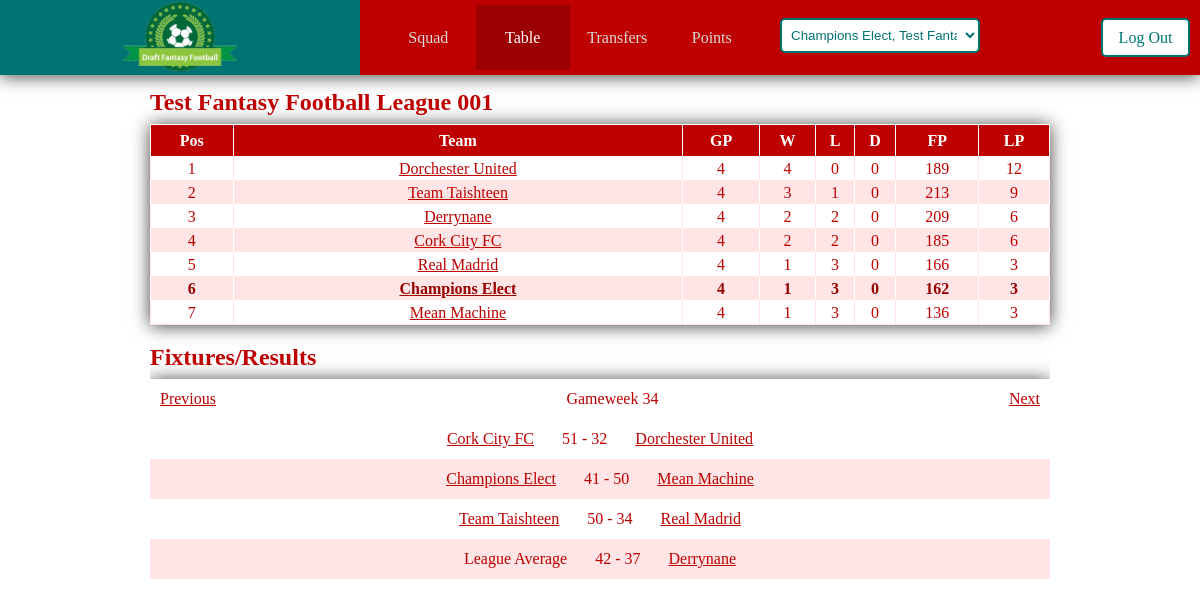
/index.php?table=true&squadid=42 (signed in), run on the app's committed database.
### tables this page shows
CREATE TABLE IF NOT EXISTS `fantasyleague` (
  `id` int(11) NOT NULL AUTO_INCREMENT,
  `name` varchar(50) NOT NULL,
  `password` varchar(20) NOT NULL,
  `draftDate` date NOT NULL,
  `draftTime` time NOT NULL,
  `draftSelectionTime` int(11) NOT NULL,
  `admin` int(11) NOT NULL,
  `status` int(11) NOT NULL DEFAULT '0',
  PRIMARY KEY (`id`)
);

CREATE TABLE IF NOT EXISTS `managersteam` (
  `id` int(11) NOT NULL AUTO_INCREMENT,
  `manager` int(11) NOT NULL,
  `league` int(11) NOT NULL,
  `name` varchar(50) NOT NULL,
  `jersey` int(11) NOT NULL,
  `colour1` int(11) NOT NULL,
  `colour2` int(11) NOT NULL,
  `w` int(11) NOT NULL,
  `l` int(11) NOT NULL,
  `d` int(11) NOT NULL,
  `totalPoints` int(11) NOT NULL,
  `fantasyPoints` int(11) NOT NULL,
  PRIMARY KEY (`id`)
);

CREATE TABLE IF NOT EXISTS `gameweek` (
  `id` int(11) NOT NULL,
  `startDate` date NOT NULL,
  `endDate` date NOT NULL,
  `status` int(11) NOT NULL DEFAULT '2',
  PRIMARY KEY (`id`)
);

CREATE TABLE IF NOT EXISTS `fantasymatch` (
  `id` int(11) NOT NULL AUTO_INCREMENT,
  `gameweek` int(11) NOT NULL,
  `league` int(11) NOT NULL,
  `team1` int(11) NOT NULL,
  `team2` int(11) NOT NULL,
  `team1score` int(11) NOT NULL,
  `team2score` int(11) NOT NULL,
  `status` int(11) NOT NULL,
  PRIMARY KEY (`id`)
);

### assets/model/league.php (the view, shortened to what the rows shown need)
<?php
class league
{
	var $database;
    public function __construct()
	{
        $this->database = new database();
	}
    public function loadLeagueTable()
    {
        $teamsLeagueResult = $this->database->_getTeamsLeague($_GET['squadid']);
        $teamsLeagueRow = $teamsLeagueResult->fetch_assoc();
        $leagueid = $teamsLeagueRow['leagueid'];
        $result =  $this->database->_loadLeagueTable($leagueid);
        $row = $result->fetch_assoc();
        echo '
            <h2>'. $row['leagueName'] .'</h2>
            <table>
                <tr>
                    <th title="Position">Pos</th>
                    <th title="Team Name" class="teamName">Team</th>
                    <th title="Games Played">GP</th>
                    <th title="Wins">W</th>
                    <th title="Loses">L</th>
                    <th title="Draws">D</th>
                    <th title="Fantasy Points">FP</th>
                    <th title="League Points">LP</th>
                </tr>
        ';
            if($row['manager'] == $_SESSION['id'])
            {
                echo '<tr class="usersTeam">';
            }
            else
            {
                echo '<tr>';
            }
        echo '
                    <td>1</td>
                    <td><a href="index.php?viewsquad='. $row['id'] .'&squadid='. $_GET['squadid'] .'">'. $row['name'] .'</a></td>
                    <td>'. $row['gamesPlayed'] .'</td>
                    <td>'. $row['w'] .'</td>
                    <td>'. $row['l'] .'</td>
                    <td>'. $row['d'] .'</td>
                    <td>'. $row['fantasyPoints'] .'</td>
                    <td>'. $row['totalPoints'] .'</td>
                 </tr>
                ';
            $position = 2;
            while ($row = $result->fetch_assoc())
            {
                if($row['manager'] == $_SESSION['id'])
                {
                    echo '<tr class="usersTeam">';
                }
                else
                {
                    echo '<tr>';
                }
            echo'
                    <td>'. $position .'</td>
                    <td><a href="index.php?viewsquad='. $row['id'] .'&squadid='. $_GET['squadid'] .'">'. $row['name'] .'</a></td>
                    <td>'. $row['gamesPlayed'] .'</td>
                    <td>'. $row['w'] .'</td>
                    <td>'. $row['l'] .'</td>
                    <td>'. $row['d'] .'</td>
                    <td>'. $row['fantasyPoints'] .'</td>
                    <td>'. $row['totalPoints'] .'</td>
                 </tr>
            ';
                $position++;
            }
        echo '
            </table>
        ';
    }
    function getFixtures($date)
    {
        $teamsLeagueResult = $this->database->_getTeamsLeague($_GET['squadid']);
        $teamsLeagueRow = $teamsLeagueResult->fetch_assoc();
        $leagueid = $teamsLeagueRow['leagueid'];
        $result =  $this->database->_getGameweek($date);
        $row = $result->fetch_assoc();
        $gameweek = $row['id'];
        $lastWeek = $row['id'] - 1;
        $nextWeek = $row['id'] + 1;
        echo'
            <div id="fixturesWrapper">
                <div id="gwSelector">';
                if($lastWeek != 0)
                {
                    echo '<p class="gwButtonL" id="'. $lastWeek.'">Previous</p>';
                }
                 echo '<p id="gwNumber">Gameweek '. $gameweek .'</p>';
                if($nextWeek != 39)
                {
                    echo '<p class="gwButtonR" id="'. $nextWeek.'">Next</p>';
                }
        echo'
                    </div>
            <div id="changeFixturesWrapper">
        ';
        $result2 =  $this->database->_getGWFixtures($leagueid, $gameweek);
        $count=mysqli_num_rows($result2);
        if($count<1)
        {
            echo '<p id="noFixturesText">No fixtures</p>';
        }
        else
        {
            $totalLeaguePoints = 0; $numTeams = 0;
            while($row2 = $result2->fetch_assoc())
            {
                $numTeams = $numTeams + 2;
            echo'
                    <div class="fixture">';
                    if($row2['status'] != 0)
                    {
                        $team1TotalPoints = 0; $team2TotalPoints = 0;
                        for($i=1; $i<11; $i++)
                        {
                            if($i == 1)
                            {
                                $goaliePos = "g".$i; $starterPos = "st".$i;
                                $goalie = $this->database->_getSinglePlayerGameweekPoints(${$goaliePos}, $gameweek);
                                $goalieRow = $goalie->fetch_assoc();
                                $starter = $this->database->_getSinglePlayerGameweekPoints(${$starterPos}, $gameweek);
                                $starterRow = $starter->fetch_assoc();
                                $goaliePoints = $goalieRow['total'];
                                $starterPoints = $starterRow['total'];
                                $team1TotalPoints = $team1TotalPoints + $goaliePoints;
                                $team1TotalPoints = $team1TotalPoints + $starterPoints;
                            }
                            else
                            {
                                $starterPos = "st".$i;
                                $starter = $this->database->_getSinglePlayerGameweekPoints(${$starterPos}, $gameweek);
                                $starterRow = $starter->fetch_assoc();
                                $starterPoints = $starterRow['total'];
                                $team1TotalPoints = $team1TotalPoints + $starterPoints;
                            }
                        }
                        $totalLeaguePoints = $totalLeaguePoints + $team1TotalPoints;
                        for($i=1; $i<11; $i++)
                        {
                            if($i == 1)
                            {
                                $goaliePos = "g".$i; $starterPos = "st".$i;
                                $goalie = $this->database->_getSinglePlayerGameweekPoints(${$goaliePos}, $gameweek);
                                $goalieRow = $goalie->fetch_assoc();
                                $starter = $this->database->_getSinglePlayerGameweekPoints(${$starterPos}, $gameweek);
                                $starterRow = $starter->fetch_assoc();
                                $goaliePoints = $goalieRow['total'];
                                $starterPoints = $starterRow['total'];
                                $team2TotalPoints = $team2TotalPoints + $goaliePoints;
                                $team2TotalPoints = $team2TotalPoints + $starterPoints;
                            }
                            else
                            {
                                $starterPos = "st".$i;
                                $starter = $this->database->_getSinglePlayerGameweekPoints(${$starterPos}, $gameweek);
                                $starterRow = $starter->fetch_assoc();
                                $starterPoints = $starterRow['total'];
                                $team2TotalPoints = $team2TotalPoints + $starterPoints;
                            }
                        }
                        $totalLeaguePoints = $totalLeaguePoints + $team2TotalPoints;
                        echo'
                            <span class="fixtureText"> <a href="index.php?viewsquad='. $row2['team1'] .'&squadid='. $_GET['squadid'] .'&gameweek='. $gameweek .'">'. $row2['team1name'] .'</a></span> '. $team1TotalPoints .'
                            -
                            '. $team2TotalPoints .' <span class="fixtureText"><a href="index.php?viewsquad='. $row2['team2'] .'&squadid='. $_GET['squadid'] .'&gameweek='. $gameweek .'">'. $row2['team2name'] .'</a></span></div>
                        ';
                    }
                    else
                    {
                        echo'
                            <span class="fixtureText">'. $row2['team1name'] .'</span>
                            <a href="">Vs</a>
                            <span class="fixtureText">'. $row2['team2name'] .'</span></div>
                        ';
                    }
            }
            $resultVsLA =  $this->database->_getGWFixturesVsLeagueAverage($leagueid, $row['id']);
            $countVsLa=mysqli_num_rows($resultVsLA);
            if($countVsLa == 1)
            {
                $numTeams = $numTeams + 1;
                $teamVsLaTotalPoints = 0;
                while($rowVsLA = $resultVsLA->fetch_assoc())
                {
                    if($rowVsLA['status'] != 0)
                    {
                        for($i=1; $i<11; $i++)
                        {
                            if($i == 1)
                            {
                                $goaliePos = "g".$i; $starterPos = "st".$i;
                                $goalie = $this->database->_getSinglePlayerGameweekPoints(${$goaliePos}, $gameweek);
                                $goalieRow = $goalie->fetch_assoc();
                                $starter = $this->database->_getSinglePlayerGameweekPoints(${$starterPos}, $gameweek);
                                $starterRow = $starter->fetch_assoc();
                                $goaliePoints = $goalieRow['total'];
                                $starterPoints = $starterRow['total'];
                                $teamVsLaTotalPoints = $teamVsLaTotalPoints + $goaliePoints;
                                $teamVsLaTotalPoints = $teamVsLaTotalPoints + $starterPoints;
                            }
                            else
                            {
                                $starterPos = "st".$i;
                                $starter = $this->database->_getSinglePlayerGameweekPoints(${$starterPos}, $gameweek);
                                $starterRow = $starter->fetch_assoc();
                                $starterPoints = $starterRow['total'];
                                $teamVsLaTotalPoints = $teamVsLaTotalPoints + $starterPoints;
                            }
                        }
                    }
                    $totalLeaguePoints = $totalLeaguePoints + $teamVsLaTotalPoints;
                    $leagueAverage = round($totalLeaguePoints / $numTeams);
                echo'
                    <div class="fixture">';
                    if($rowVsLA['status'] != 0)
                    {
                        echo'
                            <span class="fixtureText">League Average</span> '. $leagueAverage .'
                            -
                            '. $teamVsLaTotalPoints .' <span class="fixtureText"><a href="index.php?viewsquad='. $rowVsLA['team2'] .'&squadid='. $_GET['squadid'] .'&gameweek='. $gameweek .'">'. $rowVsLA['team2name'] .'</a></span></div>
                        ';
                    }
                    else
                    {
                        echo'
                            <span class="fixtureText">League Average</span>
                            <a href="">Vs</a>
                            <span class="fixtureText">'. $rowVsLA['team2name'] .'</span></div>
                        ';
                    }
                echo'</div>';
                }
            }
            echo'
                </div>
            ';
        }
    }
}
?>

### data on the page
fantasyleague: name "Test Fantasy Football League 001"
managersteam: name "Dorchester United", w "4", l "0", d "0", fantasyPoints "189", totalPoints "12"
managersteam: name "Team Taishteen", gamesPlayed "4", w "3", l "1", d "0", fantasyPoints "213", totalPoints "9"
managersteam: name "Derrynane", gamesPlayed "4", w "2", l "2", d "0", fantasyPoints "209", totalPoints "6"
managersteam: name "Cork City FC", gamesPlayed "4", w "2", l "2", d "0", fantasyPoints "185", totalPoints "6"
managersteam: name "Real Madrid", gamesPlayed "4", w "1", l "3", d "0", fantasyPoints "166", totalPoints "3"
managersteam: name "Champions Elect", gamesPlayed "4", w "1", l "3", d "0", fantasyPoints "162", totalPoints "3"
managersteam: name "Mean Machine", gamesPlayed "4", w "1", l "3", d "0", fantasyPoints "136", totalPoints "3"
gameweek: id "34"
fantasymatch: managersteam.name "Cork City FC", team1TotalPoints "51", team2TotalPoints "32", managersteam.name "Dorchester United"
fantasymatch: managersteam.name "Champions Elect", team1TotalPoints "41", team2TotalPoints "50", managersteam.name "Mean Machine"
fantasymatch: managersteam.name "Team Taishteen", team1TotalPoints "50", team2TotalPoints "34", managersteam.name "Real Madrid"
fantasymatch: leagueAverage "42", teamVsLaTotalPoints "37", managersteam.name "Derrynane"

### other printed values
$row['gamesPlayed'] "4"
form field value "Champions Elect, Test Fantasy Football League 001"
